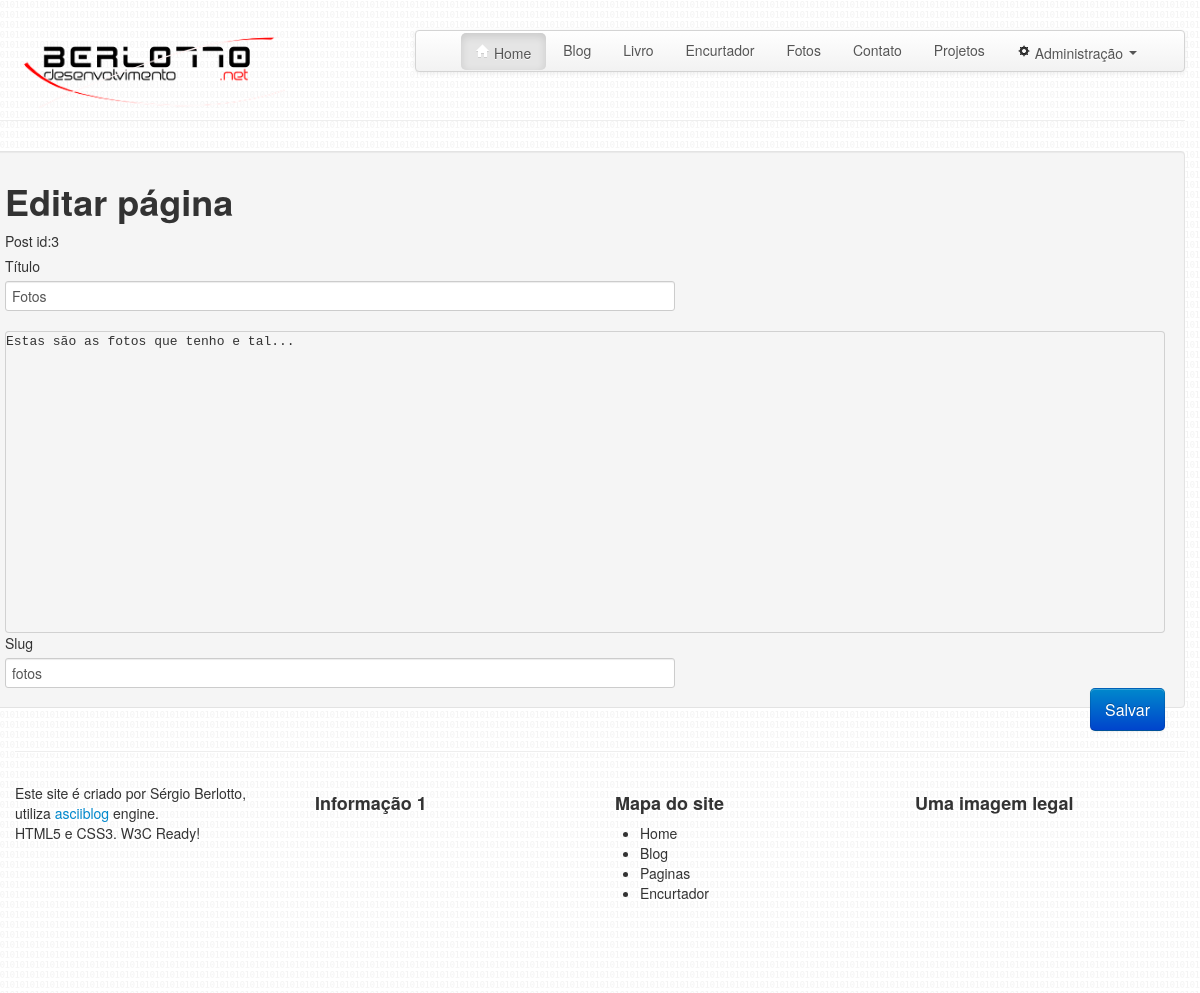
Screenshot of /pages/edit/fotos/ with the database file from the repository.
### pages/model.py (models this page shows, shortened)
class Page(db.Model):
	__tablename__ = 'page'
	id = db.Column(db.Integer, primary_key=True, autoincrement=True)
	title = db.Column(db.String(150))
	slug = db.Column(db.String(500), unique=True)
	content = db.Column(db.Text)
	date_created = db.Column(db.DateTime)
	date_updated = db.Column(db.DateTime)

### pages/__init__.py (the view)
@pages.route('/edit/<slug>/')
def edit(slug):
	try:
		pagina = Page.query.filter(Page.slug==slug).one()
		if not pagina:
			return abort(404)
		else:
			return render_template('pages_new.html', page=pagina)
	except NoResultFound:
		return abort(404)

### pages/templates/pages_new.html (shortened to what this page needs)
{% extends "base.html" %}
{% block content %}
	<form id="form-new-page" class="well form-horizontal" enctype="multipart/form-data" action="{{url_for('pages.save')}}" method="POST">
	{% if page %}
		<h1 id="acao">Editar página</h1>
		<label id="id">Post id:{{page.id}}</label>
		<label for="title">Título</label><input class="span7 required" id="title" name="title" type="text" length="150" value="{{page.title}}"><br>&nbsp;
		<pre id="editor">{{page.content}}</pre>
		<label for="slug">Slug</label><input class="span7 required" id="slug" name="slug" type="text" length="150" value="{{page.slug}}">
	{% endif %}
		<br>
		<input type="submit" id="btn-enviar" class="btn btn-large btn-primary pull-right" value="Salvar">
	</form>
{% endblock %}

### static/css/asciiblog.css (style rules this page uses)
body { padding: 10px; background-image: url('../img/back.png'); }

### pages/templates/pages_new.html (style rules this page uses)
#editor { height: 300px; margin: 0; position: relative; padding: 0px !important; }

### rows the page displays
Page: id "3", title "Fotos", content "Estas são as fotos que tenho e tal...", slug "fotos"
